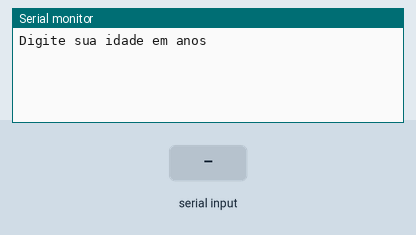
Recording of a sketch running on a simulated Arduino Uno, built with avr-gcc and run on an emulated ATmega328P. On the bench: the last lines printed to the serial monitor. Inputs (shaded band) come from the test bench.

Above: at 1.2 s.
1.3 s: "90,45,200\n" received over Serial
At 4.1 s:
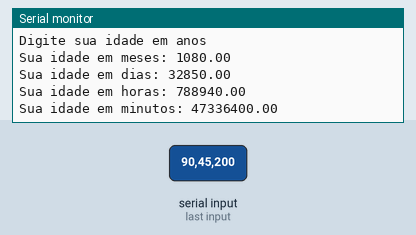
4.3 s: "30,150,10\n" received over Serial
At 7.2 s:
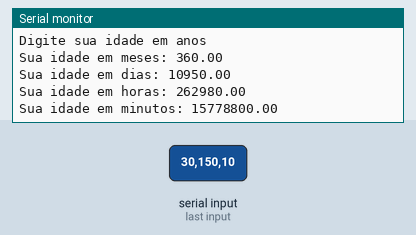

Measured:
- after the input at 1.3 s, the serial monitor: prints a new line after 2.0 s (image 1)
- after the input at 4.3 s, the serial monitor: prints a new line after 2.1 s (image 2)

The sketch:

exercicio_11.ino
```cpp
//Faça um programa que receba a idade de uma pessoa em anos e
//Imprima essa idade em: Meses, Dias, Horas, Minutos.

//Declaração de Variáveis
float idade = 0;
float idadeMeses = 0;
float idadeDias = 0;
float idadeHoras = 0;
float idadeMinutos = 0;


void setup()
{
  Serial.begin(9600);
}

void loop()
{
 //Entrada
  Serial.println("Digite sua idade em anos");//;mostra msg na tela
  while( !Serial.available() );//espera o usuário dar <Enter>
  idade = Serial.parseInt();//transofrma a idade digitada em número
  idadeMeses = Serial.parseInt();
  idadeDias = Serial.parseInt();
  idadeHoras = Serial.parseInt();
  idadeMinutos = Serial.parseInt();


 //Processamento
  idadeMeses = idade * 12;
  idadeDias = idade * 365;
  idadeHoras = idade * 8766;
  idadeMinutos = idade * 525960;

 //Saída
 Serial.println("Sua idade em meses: " + String(idadeMeses) );//imprime o texto
 Serial.println("Sua idade em dias: " + String(idadeDias) );//imprime o texto
 Serial.println("Sua idade em horas: " + String(idadeHoras) );//imprime o texto
 Serial.println("Sua idade em minutos: " + String(idadeMinutos) );//imprime o texto
  delay(1000);
}
```
